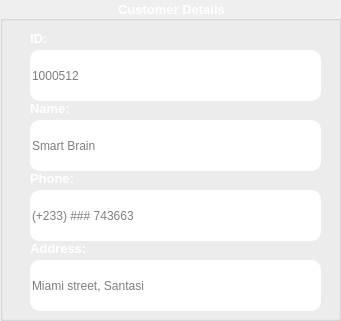
      <widget class="QGroupBox" name="groupBox_30">
       <property name="geometry">
        <rect>
         <x>10</x>
         <y>590</y>
         <width>341</width>
         <height>321</height>
        </rect>
       </property>
       <property name="font">
        <font>
         <family>Segoe UI</family>
         <pointsize>10</pointsize>
         <weight>75</weight>
         <italic>false</italic>
         <bold>true</bold>
         <underline>false</underline>
        </font>
       </property>
       <property name="styleSheet">
        <string notr="true">color: white</string>
       </property>
       <property name="title">
        <string>Customer Details</string>
       </property>
       <property name="alignment">
        <set>Qt::AlignCenter</set>
       </property>
       <property name="flat">
        <bool>false</bool>
       </property>
       <widget class="QLineEdit" name="sale_txt_name">
        <property name="geometry">
         <rect>
          <x>30</x>
          <y>120</y>
          <width>291</width>
          <height>51</height>
         </rect>
        </property>
        <property name="font">
         <font>
          <pointsize>9</pointsize>
         </font>
        </property>
        <property name="styleSheet">
         <string notr="true">color: black;
background: white;
border-radius: 10px;</string>
        </property>
        <property name="maxLength">
         <number>20</number>
        </property>
        <property name="placeholderText">
         <string>Smart Brain</string>
        </property>
       </widget>
       <widget class="QLabel" name="label_620">
        <property name="geometry">
         <rect>
          <x>30</x>
          <y>100</y>
          <width>61</width>
          <height>16</height>
         </rect>
        </property>
        <property name="font">
         <font>
          <pointsize>10</pointsize>
          <weight>75</weight>
          <bold>true</bold>
         </font>
        </property>
        <property name="text">
         <string>Name:</string>
        </property>
       </widget>
       <widget class="QLineEdit" name="sale_txt_phone">
        <property name="geometry">
         <rect>
          <x>30</x>
          <y>190</y>
          <width>291</width>
          <height>51</height>
         </rect>
        </property>
        <property name="font">
         <font>
          <pointsize>9</pointsize>
         </font>
        </property>
        <property name="styleSheet">
         <string notr="true">color: black;
background: white;
border-radius: 10px;</string>
        </property>
        <property name="maxLength">
         <number>17</number>
        </property>
        <property name="placeholderText">
         <string>(+233) ### 743663</string>
        </property>
       </widget>
       <widget class="QLabel" name="label_621">
        <property name="geometry">
         <rect>
          <x>30</x>
          <y>170</y>
          <width>71</width>
          <height>16</height>
         </rect>
        </property>
        <property name="font">
         <font>
          <pointsize>10</pointsize>
          <weight>75</weight>
          <bold>true</bold>
         </font>
        </property>
        <property name="text">
         <string>Phone:</string>
        </property>
       </widget>
       <widget class="QLineEdit" name="sale_txt_address">
        <property name="geometry">
         <rect>
          <x>30</x>
          <y>260</y>
          <width>291</width>
          <height>51</height>
         </rect>
        </property>
        <property name="font">
         <font>
          <pointsize>9</pointsize>
         </font>
        </property>
        <property name="styleSheet">
         <string notr="true">color: black;
background: white;
border-radius: 10px;</string>
        </property>
        <property name="maxLength">
         <number>20</number>
        </property>
        <property name="placeholderText">
         <string>Miami street, Santasi</string>
        </property>
       </widget>
       <widget class="QLabel" name="label_622">
        <property name="geometry">
         <rect>
          <x>30</x>
          <y>240</y>
          <width>91</width>
          <height>16</height>
         </rect>
        </property>
        <property name="font">
         <font>
          <pointsize>10</pointsize>
          <weight>75</weight>
          <bold>true</bold>
         </font>
        </property>
        <property name="text">
         <string>Address:</string>
        </property>
       </widget>
       <widget class="QLabel" name="label_623">
        <property name="geometry">
         <rect>
          <x>30</x>
          <y>30</y>
          <width>41</width>
          <height>16</height>
         </rect>
        </property>
        <property name="font">
         <font>
          <pointsize>10</pointsize>
          <weight>75</weight>
          <bold>true</bold>
         </font>
        </property>
        <property name="text">
         <string>ID:</string>
        </property>
       </widget>
       <widget class="QLineEdit" name="sale_txt_id">
        <property name="geometry">
         <rect>
          <x>30</x>
          <y>50</y>
          <width>291</width>
          <height>51</height>
         </rect>
        </property>
        <property name="font">
         <font>
          <pointsize>9</pointsize>
         </font>
        </property>
        <property name="styleSheet">
         <string notr="true">color: black;
background: white;
border-radius: 10px;</string>
        </property>
        <property name="maxLength">
         <number>20</number>
        </property>
        <property name="placeholderText">
         <string>1000512</string>
        </property>
       </widget>
      </widget>
